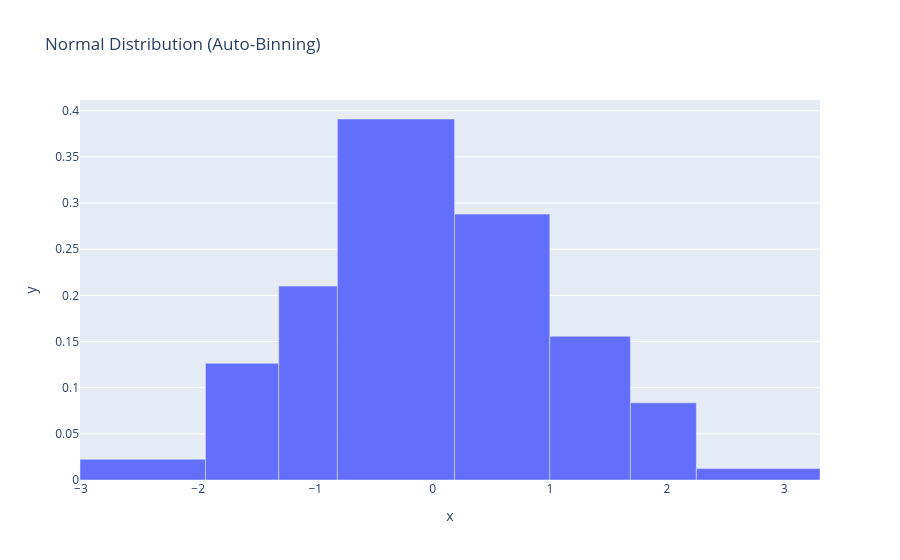

Notebook code cell kept with this figure:
### Code cell
# Generate normal distribution data
data = np.random.normal(0, 1, 1000)

# Create histogram with automatic optimal binning
fig = histogram(x=data, title="Normal Distribution (Auto-Binning)")
fig.show()

### Figure 1 — Plotly figure (JSON) as saved in the notebook; plotly's stock layout.template omitted (floating-point values rounded to 4 significant figures)
{"data": [{"alignmentgroup": "True", "hovertemplate": "x=%{x}<br>y=%{y}<extra></extra>", "legendgroup": "", "marker": {"color": "#636efa", "pattern": {"shape": ""}}, "name": "", "offsetgroup": "", "orientation": "v", "showlegend": false, "type": "bar", "width": [1.07, 0.625, 0.5, 1, 0.8125, 0.6875, 0.5625, 1.055], "x": [-2.473, -1.625, -1.062, -0.3125, 0.5938, 1.344, 1.969, 2.777], "xaxis": "x", "y": [0.02242, 0.1264, 0.21, 0.391, 0.288, 0.1556, 0.08356, 0.01233], "yaxis": "y"}], "layout": {"legend": {"tracegroupgap": 0}, "title": {"text": "Normal Distribution (Auto-Binning)"}, "xaxis": {"anchor": "y", "domain": [0, 1], "title": {"text": "x"}}, "yaxis": {"anchor": "x", "domain": [0, 1], "title": {"text": "y"}}}}
